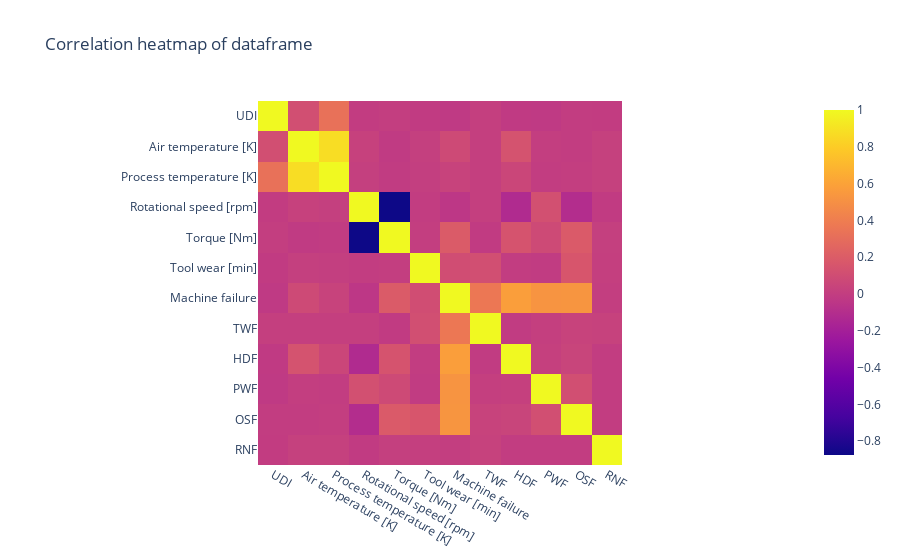

Here is the notebook cell this chart was saved with:
### Code cell
import plotly.express as px
px.imshow(df.corr(), title="Correlation heatmap of dataframe")

### Figure 1 — Plotly figure (JSON) as saved in the notebook; plotly's stock layout.template omitted (floating-point values rounded to 4 significant figures; data arrays with more than 128 entries replaced by an {"elided": "..."} marker saying what was removed)
{"data": [{"coloraxis": "coloraxis", "hovertemplate": "x: %{x}<br>y: %{y}<br>color: %{z}<extra></extra>", "name": "0", "type": "heatmap", "x": ["UDI", "Air temperature [K]", "Process temperature [K]", "Rotational speed [rpm]", "Torque [Nm]", "Tool wear [min]", "Machine failure", "TWF", "HDF", "PWF", "OSF", "RNF"], "xaxis": "x", "y": ["UDI", "Air temperature [K]", "Process temperature [K]", "Rotational speed [rpm]", "Torque [Nm]", "Tool wear [min]", "Machine failure", "TWF", "HDF", "PWF", "OSF", "RNF"], "yaxis": "y", "z": {"elided": "12x12 float values"}}], "layout": {"coloraxis": {"colorscale": [[0, "#0d0887"], [0.1111, "#46039f"], [0.2222, "#7201a8"], [0.3333, "#9c179e"], [0.4444, "#bd3786"], [0.5556, "#d8576b"], [0.6667, "#ed7953"], [0.7778, "#fb9f3a"], [0.8889, "#fdca26"], [1, "#f0f921"]]}, "title": {"text": "Correlation heatmap of dataframe"}, "xaxis": {"anchor": "y", "constrain": "domain", "domain": [0, 1], "scaleanchor": "y"}, "yaxis": {"anchor": "x", "autorange": "reversed", "constrain": "domain", "domain": [0, 1]}}}
